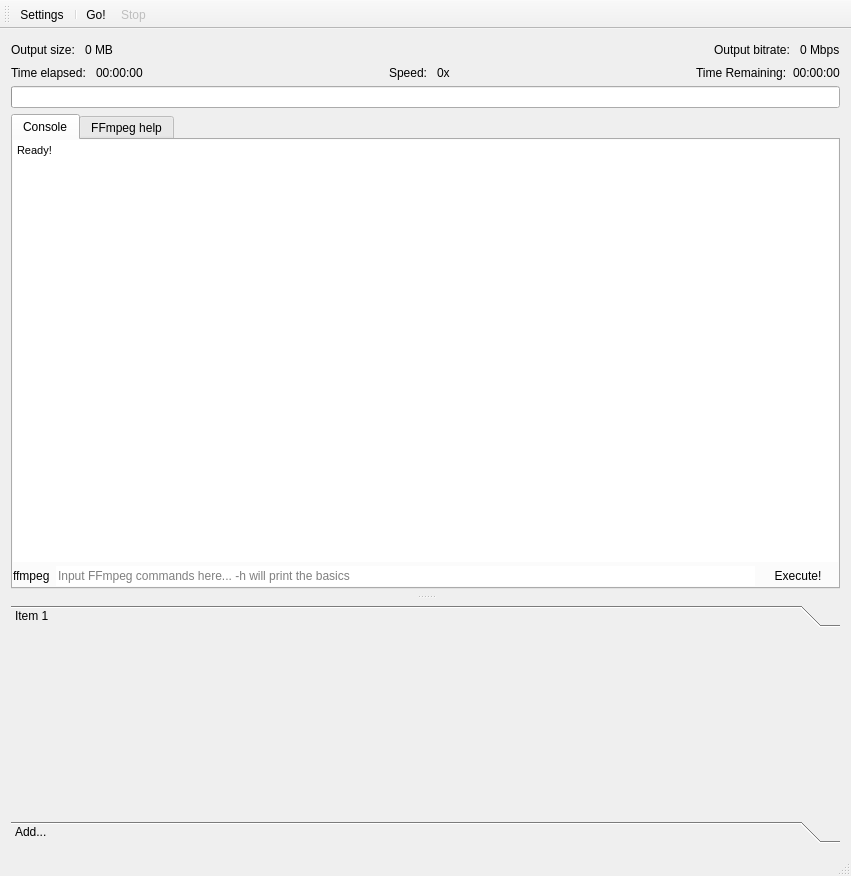
<?xml version="1.0" encoding="UTF-8"?>
<ui version="4.0">
 <class>MainWindow</class>
 <widget class="QMainWindow" name="MainWindow">
  <property name="geometry">
   <rect>
    <x>0</x>
    <y>0</y>
    <width>851</width>
    <height>876</height>
   </rect>
  </property>
  <property name="windowTitle">
   <string>DuFFMpeg</string>
  </property>
  <property name="windowIcon">
   <iconset resource="resources.qrc">
    <normaloff>:/icons/app</normaloff>:/icons/app</iconset>
  </property>
  <widget class="QWidget" name="centralWidget">
   <layout class="QVBoxLayout" name="verticalLayout_10">
    <item>
     <widget class="QWidget" name="progressWidget" native="true">
      <property name="maximumSize">
       <size>
        <width>16777215</width>
        <height>100</height>
       </size>
      </property>
      <layout class="QVBoxLayout" name="verticalLayout_11">
       <property name="spacing">
        <number>3</number>
       </property>
       <property name="leftMargin">
        <number>0</number>
       </property>
       <property name="topMargin">
        <number>0</number>
       </property>
       <property name="rightMargin">
        <number>0</number>
       </property>
       <property name="bottomMargin">
        <number>0</number>
       </property>
       <item>
        <layout class="QHBoxLayout" name="horizontalLayout_4">
         <property name="sizeConstraint">
          <enum>QLayout::SetMaximumSize</enum>
         </property>
         <item>
          <widget class="QLabel" name="label_4">
           <property name="text">
            <string>Output size: </string>
           </property>
          </widget>
         </item>
         <item>
          <widget class="QLabel" name="outputSizeLabel">
           <property name="text">
            <string>0 MB</string>
           </property>
          </widget>
         </item>
         <item>
          <spacer name="horizontalSpacer_3">
           <property name="orientation">
            <enum>Qt::Horizontal</enum>
           </property>
           <property name="sizeHint" stdset="0">
            <size>
             <width>40</width>
             <height>20</height>
            </size>
           </property>
          </spacer>
         </item>
         <item>
          <widget class="QLabel" name="currentEncodingNameLabel">
           <property name="text">
            <string/>
           </property>
          </widget>
         </item>
         <item>
          <spacer name="horizontalSpacer_4">
           <property name="orientation">
            <enum>Qt::Horizontal</enum>
           </property>
           <property name="sizeHint" stdset="0">
            <size>
             <width>40</width>
             <height>20</height>
            </size>
           </property>
          </spacer>
         </item>
         <item>
          <widget class="QLabel" name="label_5">
           <property name="text">
            <string>Output bitrate: </string>
           </property>
          </widget>
         </item>
         <item>
          <widget class="QLabel" name="outputBitrateLabel">
           <property name="text">
            <string>0 Mbps</string>
           </property>
          </widget>
         </item>
        </layout>
       </item>
       <item>
        <layout class="QHBoxLayout" name="horizontalLayout_3">
         <property name="sizeConstraint">
          <enum>QLayout::SetMaximumSize</enum>
         </property>
         <item>
          <widget class="QLabel" name="label_9">
           <property name="text">
            <string>Time elapsed: </string>
           </property>
          </widget>
         </item>
         <item>
          <widget class="QLabel" name="timeLabel">
           <property name="text">
            <string>00:00:00</string>
           </property>
          </widget>
         </item>
         <item>
          <spacer name="horizontalSpacer">
           <property name="orientation">
            <enum>Qt::Horizontal</enum>
           </property>
           <property name="sizeHint" stdset="0">
            <size>
             <width>40</width>
             <height>20</height>
            </size>
           </property>
          </spacer>
         </item>
         <item>
          <widget class="QLabel" name="label_17">
           <property name="text">
            <string>Speed: </string>
           </property>
          </widget>
         </item>
         <item>
          <widget class="QLabel" name="speedLabel">
           <property name="text">
            <string>0x</string>
           </property>
          </widget>
         </item>
         <item>
          <spacer name="horizontalSpacer_2">
           <property name="orientation">
            <enum>Qt::Horizontal</enum>
           </property>
           <property name="sizeHint" stdset="0">
            <size>
             <width>40</width>
             <height>20</height>
            </size>
           </property>
          </spacer>
         </item>
         <item>
          <widget class="QLabel" name="label_15">
           <property name="text">
            <string>Time Remaining:</string>
           </property>
          </widget>
         </item>
         <item>
          <widget class="QLabel" name="timeRemainingLabel">
           <property name="text">
            <string>00:00:00</string>
           </property>
          </widget>
         </item>
        </layout>
       </item>
       <item>
        <widget class="QProgressBar" name="progressBar">
         <property name="value">
          <number>0</number>
         </property>
         <property name="textVisible">
          <bool>false</bool>
         </property>
        </widget>
       </item>
      </layout>
     </widget>
    </item>
    <item>
     <widget class="QSplitter" name="consoleSplitter">
      <property name="orientation">
       <enum>Qt::Vertical</enum>
      </property>
      <property name="handleWidth">
       <number>16</number>
      </property>
      <widget class="QTabWidget" name="consoleTabs">
       <property name="tabPosition">
        <enum>QTabWidget::North</enum>
       </property>
       <property name="currentIndex">
        <number>0</number>
       </property>
       <widget class="QWidget" name="tab">
        <attribute name="title">
         <string>Console</string>
        </attribute>
        <layout class="QVBoxLayout" name="verticalLayout">
         <property name="spacing">
          <number>3</number>
         </property>
         <property name="leftMargin">
          <number>0</number>
         </property>
         <property name="topMargin">
          <number>0</number>
         </property>
         <property name="rightMargin">
          <number>0</number>
         </property>
         <property name="bottomMargin">
          <number>0</number>
         </property>
         <item>
          <widget class="QTextBrowser" name="consoleEdit">
           <property name="frameShape">
            <enum>QFrame::NoFrame</enum>
           </property>
           <property name="html">
            <string>&lt;!DOCTYPE HTML PUBLIC &quot;-//W3C//DTD HTML 4.0//EN&quot; &quot;http://www.w3.org/TR/REC-html40/strict.dtd&quot;&gt;
&lt;html&gt;&lt;head&gt;&lt;meta name=&quot;qrichtext&quot; content=&quot;1&quot; /&gt;&lt;style type=&quot;text/css&quot;&gt;
p, li { white-space: pre-wrap; }
&lt;/style&gt;&lt;/head&gt;&lt;body style=&quot; font-family:'MS Shell Dlg 2'; font-size:8.25pt; font-weight:400; font-style:normal;&quot;&gt;
&lt;p style=&quot; margin-top:0px; margin-bottom:0px; margin-left:0px; margin-right:0px; -qt-block-indent:0; text-indent:0px;&quot;&gt;Ready!&lt;/p&gt;&lt;/body&gt;&lt;/html&gt;</string>
           </property>
          </widget>
         </item>
         <item>
          <layout class="QHBoxLayout" name="horizontalLayout">
           <property name="spacing">
            <number>3</number>
           </property>
           <item>
            <widget class="QLabel" name="label">
             <property name="text">
              <string>ffmpeg </string>
             </property>
            </widget>
           </item>
           <item>
            <widget class="QLineEdit" name="ffmpegCommandsEdit">
             <property name="frame">
              <bool>false</bool>
             </property>
             <property name="placeholderText">
              <string>Input FFmpeg commands here... -h will print the basics</string>
             </property>
             <property name="clearButtonEnabled">
              <bool>true</bool>
             </property>
            </widget>
           </item>
           <item>
            <widget class="QPushButton" name="ffmpegCommandsButton">
             <property name="text">
              <string>Execute!</string>
             </property>
             <property name="flat">
              <bool>true</bool>
             </property>
            </widget>
           </item>
          </layout>
         </item>
        </layout>
       </widget>
       <widget class="QWidget" name="tab_2">
        <attribute name="title">
         <string>FFmpeg help</string>
        </attribute>
        <layout class="QVBoxLayout" name="verticalLayout_4">
         <property name="spacing">
          <number>0</number>
         </property>
         <property name="leftMargin">
          <number>0</number>
         </property>
         <property name="topMargin">
          <number>0</number>
         </property>
         <property name="rightMargin">
          <number>0</number>
         </property>
         <property name="bottomMargin">
          <number>3</number>
         </property>
         <item>
          <widget class="QTextEdit" name="helpEdit">
           <property name="frameShape">
            <enum>QFrame::NoFrame</enum>
           </property>
           <property name="html">
            <string>&lt;!DOCTYPE HTML PUBLIC &quot;-//W3C//DTD HTML 4.0//EN&quot; &quot;http://www.w3.org/TR/REC-html40/strict.dtd&quot;&gt;
&lt;html&gt;&lt;head&gt;&lt;meta name=&quot;qrichtext&quot; content=&quot;1&quot; /&gt;&lt;style type=&quot;text/css&quot;&gt;
p, li { white-space: pre-wrap; }
&lt;/style&gt;&lt;/head&gt;&lt;body style=&quot; font-family:'MS Shell Dlg 2'; font-size:8.25pt; font-weight:400; font-style:normal;&quot;&gt;
&lt;p style=&quot; margin-top:0px; margin-bottom:0px; margin-left:0px; margin-right:0px; -qt-block-indent:0; text-indent:0px;&quot;&gt;Help&lt;/p&gt;&lt;/body&gt;&lt;/html&gt;</string>
           </property>
          </widget>
         </item>
        </layout>
       </widget>
      </widget>
      <widget class="QStackedWidget" name="mainStackWidget">
       <property name="currentIndex">
        <number>0</number>
       </property>
       <widget class="QWidget" name="queuePage">
        <layout class="QVBoxLayout" name="verticalLayout_2">
         <property name="spacing">
          <number>0</number>
         </property>
         <property name="leftMargin">
          <number>0</number>
         </property>
         <property name="topMargin">
          <number>0</number>
         </property>
         <property name="rightMargin">
          <number>0</number>
         </property>
         <property name="bottomMargin">
          <number>0</number>
         </property>
         <item>
          <widget class="QToolBox" name="toolBox">
           <property name="currentIndex">
            <number>0</number>
           </property>
           <widget class="QWidget" name="page1">
            <property name="geometry">
             <rect>
              <x>0</x>
              <y>0</y>
              <width>833</width>
              <height>193</height>
             </rect>
            </property>
            <attribute name="label">
             <string>Item 1</string>
            </attribute>
            <layout class="QVBoxLayout" name="verticalLayout_9">
             <property name="spacing">
              <number>0</number>
             </property>
             <property name="leftMargin">
              <number>0</number>
             </property>
             <property name="rightMargin">
              <number>0</number>
             </property>
             <property name="bottomMargin">
              <number>0</number>
             </property>
            </layout>
           </widget>
           <widget class="QWidget" name="page2">
            <property name="geometry">
             <rect>
              <x>0</x>
              <y>0</y>
              <width>833</width>
              <height>193</height>
             </rect>
            </property>
            <attribute name="label">
             <string>Add...</string>
            </attribute>
           </widget>
          </widget>
         </item>
        </layout>
       </widget>
       <widget class="QWidget" name="settingsPage">
        <layout class="QVBoxLayout" name="verticalLayout_7">
         <property name="spacing">
          <number>0</number>
         </property>
         <property name="leftMargin">
          <number>0</number>
         </property>
         <property name="topMargin">
          <number>0</number>
         </property>
         <property name="rightMargin">
          <number>0</number>
         </property>
         <property name="bottomMargin">
          <number>0</number>
         </property>
        </layout>
       </widget>
      </widget>
     </widget>
    </item>
   </layout>
  </widget>
  <widget class="QToolBar" name="mainToolBar">
   <property name="toolButtonStyle">
    <enum>Qt::ToolButtonTextUnderIcon</enum>
   </property>
   <attribute name="toolBarArea">
    <enum>TopToolBarArea</enum>
   </attribute>
   <attribute name="toolBarBreak">
    <bool>false</bool>
   </attribute>
   <addaction name="actionSettings"/>
   <addaction name="separator"/>
   <addaction name="actionGo"/>
   <addaction name="actionStop"/>
  </widget>
  <widget class="QStatusBar" name="mainStatusBar"/>
  <action name="actionSettings">
   <property name="checkable">
    <bool>true</bool>
   </property>
   <property name="icon">
    <iconset resource="resources.qrc">
     <normaloff>:/icons/settings</normaloff>:/icons/settings</iconset>
   </property>
   <property name="text">
    <string>Settings...</string>
   </property>
   <property name="toolTip">
    <string>Program and FFMpeg Settings</string>
   </property>
  </action>
  <action name="actionGo">
   <property name="enabled">
    <bool>true</bool>
   </property>
   <property name="icon">
    <iconset resource="resources.qrc">
     <normaloff>:/icons/play</normaloff>:/icons/play</iconset>
   </property>
   <property name="text">
    <string>Go!</string>
   </property>
  </action>
  <action name="actionStop">
   <property name="enabled">
    <bool>false</bool>
   </property>
   <property name="icon">
    <iconset resource="resources.qrc">
     <normaloff>:/icons/stop</normaloff>:/icons/stop</iconset>
   </property>
   <property name="text">
    <string>Stop</string>
   </property>
  </action>
 </widget>
 <layoutdefault spacing="6" margin="11"/>
 <resources>
  <include location="resources.qrc"/>
 </resources>
 <connections/>
</ui>
